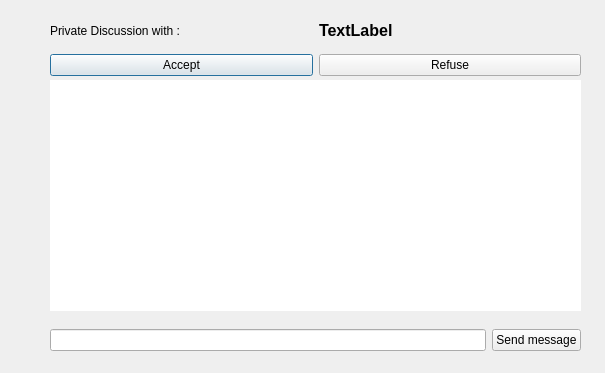
<?xml version="1.0" encoding="UTF-8"?>
<ui version="4.0">
 <class>Dialog2</class>
 <widget class="QDialog" name="Dialog2">
  <property name="geometry">
   <rect>
    <x>0</x>
    <y>0</y>
    <width>605</width>
    <height>373</height>
   </rect>
  </property>
  <property name="windowTitle">
   <string>Dialog</string>
  </property>
  <widget class="QWidget" name="horizontalLayoutWidget_2">
   <property name="geometry">
    <rect>
     <x>50</x>
     <y>50</y>
     <width>531</width>
     <height>31</height>
    </rect>
   </property>
   <layout class="QHBoxLayout" name="horizontalLayout_2">
    <item>
     <widget class="QPushButton" name="pushButton_3">
      <property name="text">
       <string>Accept</string>
      </property>
     </widget>
    </item>
    <item>
     <widget class="QPushButton" name="pushButton_4">
      <property name="text">
       <string>Refuse</string>
      </property>
     </widget>
    </item>
   </layout>
  </widget>
  <widget class="QWidget" name="horizontalLayoutWidget">
   <property name="geometry">
    <rect>
     <x>50</x>
     <y>320</y>
     <width>531</width>
     <height>41</height>
    </rect>
   </property>
   <layout class="QHBoxLayout" name="horizontalLayout">
    <item>
     <widget class="QLineEdit" name="lineEdit"/>
    </item>
    <item>
     <widget class="QPushButton" name="pushButton">
      <property name="text">
       <string>Send message</string>
      </property>
     </widget>
    </item>
   </layout>
  </widget>
  <widget class="QTextEdit" name="txtOutput">
   <property name="geometry">
    <rect>
     <x>50</x>
     <y>80</y>
     <width>531</width>
     <height>231</height>
    </rect>
   </property>
   <property name="minimumSize">
    <size>
     <width>200</width>
     <height>0</height>
    </size>
   </property>
   <property name="font">
    <font>
     <family>Arial</family>
     <pointsize>14</pointsize>
     <italic>false</italic>
    </font>
   </property>
   <property name="focusPolicy">
    <enum>Qt::NoFocus</enum>
   </property>
   <property name="acceptDrops">
    <bool>false</bool>
   </property>
   <property name="frameShape">
    <enum>QFrame::NoFrame</enum>
   </property>
   <property name="verticalScrollBarPolicy">
    <enum>Qt::ScrollBarAsNeeded</enum>
   </property>
   <property name="html">
    <string>&lt;!DOCTYPE HTML PUBLIC &quot;-//W3C//DTD HTML 4.0//EN&quot; &quot;http://www.w3.org/TR/REC-html40/strict.dtd&quot;&gt;
&lt;html&gt;&lt;head&gt;&lt;meta name=&quot;qrichtext&quot; content=&quot;1&quot; /&gt;&lt;style type=&quot;text/css&quot;&gt;
p, li { white-space: pre-wrap; }
&lt;/style&gt;&lt;/head&gt;&lt;body style=&quot; font-family:'Arial'; font-size:14pt; font-weight:400; font-style:normal;&quot;&gt;
&lt;p style=&quot;-qt-paragraph-type:empty; margin-top:0px; margin-bottom:0px; margin-left:0px; margin-right:0px; -qt-block-indent:0; text-indent:0px; font-family:'Inconsolata';&quot;&gt;&lt;br /&gt;&lt;/p&gt;&lt;/body&gt;&lt;/html&gt;</string>
   </property>
   <property name="textInteractionFlags">
    <set>Qt::TextBrowserInteraction</set>
   </property>
  </widget>
  <widget class="QWidget" name="horizontalLayoutWidget_3">
   <property name="geometry">
    <rect>
     <x>50</x>
     <y>10</y>
     <width>531</width>
     <height>41</height>
    </rect>
   </property>
   <layout class="QHBoxLayout" name="horizontalLayout_4">
    <item>
     <widget class="QLabel" name="label">
      <property name="text">
       <string>Private Discussion with :</string>
      </property>
     </widget>
    </item>
    <item>
     <widget class="QLabel" name="label_2">
      <property name="font">
       <font>
        <pointsize>12</pointsize>
        <weight>75</weight>
        <bold>true</bold>
       </font>
      </property>
      <property name="text">
       <string>TextLabel</string>
      </property>
     </widget>
    </item>
   </layout>
  </widget>
 </widget>
 <resources/>
 <connections/>
</ui>
